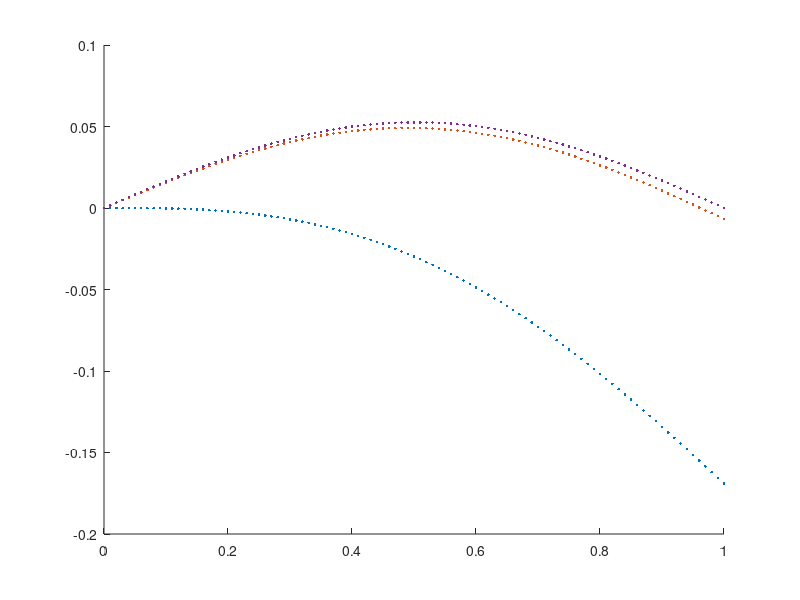

The MATLAB source for this figure:
clear
clc
%figuredefaults
N = 100;
a = 0;
b = 1;
h = (b-a)/N;
alpha = 0;
beta = 0;
tol = 1e-10;
x = a:h:b;
aux = @(x) 2*x.*(1-x);
f = @(x,y,yprime) -aux(x).*(1+yprime.^2).^(3/2);
fy = @(x,y,yprime) zeros(size(y));
fyprime = @(x,y,yprime) -3/2.*aux(x).*2.*yprime.*sqrt(1+yprime.^2);


M = 10;
s = zeros(M,1);
s(1) = 0;

clf
hold on
k = 1;
yN = zeros(M,1);
zN = zeros(M,1);
while( k==1 || abs(yN(k-1)-beta)>tol && k<=M )
    y = zeros(2,N+1);
    y(:,1) = [alpha; s(k)];
    z = zeros(2,N+1);
    z(:,1) = [0; 1];
    
    % Forward Euler
    F1 = @(Y,x)[Y(2); f(x,Y(1),Y(2))];
    F2 = @(Y,Z,x)[Z(2); fy(x,Y(1),Y(2)).*Z(1)+fyprime(x,Y(1),Y(2)).*Z(2)];
    for i=1:N
        y(:,i+1) = y(:,i)+h*F1(y(:,i),x(i));
        z(:,i+1) = z(:,i)+h*F2(y(:,i),z(:,i),x(i));
    end
    plot(x,y(1,:),'.')
    
    axis([a b -0.2 0.1])
    yN(k) = y(1,N+1);
    zN(k) = z(1,N+1);
    % Update slope using Newton's method
    if( k>=1 )
        s(k+1) = s(k)-(yN(k)-beta)/zN(k);
    end
    fprintf('k = %d\n',k);
    fprintf('yN = %1.3f\n',yN(k));
    k = k+1;
    pause(0.1)
end
hold off
k
print(gcf, '-depsc2', 'shooting_Newton');